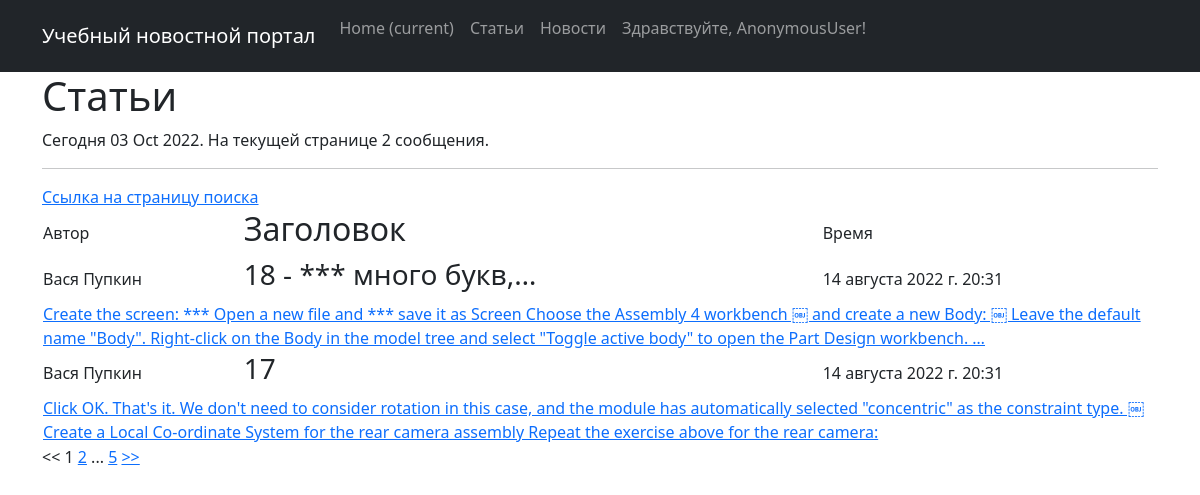
The app's page /articles/ with its own data.
### NewsPortal/models.py (models this page shows, shortened)
class Post(models.Model):
    article = "AR"
    news = "NS"
    POST_TYPE = [(article, 'Статья'), (news, 'Новость')]
    post_author = models.ForeignKey(Author, on_delete=models.PROTECT, verbose_name="Автор")
    type = models.CharField(max_length=2, choices=POST_TYPE, blank=False)#, default=article
    time_of_creation = models.DateTimeField(auto_now_add=True, verbose_name="Время создания")
    category = models.ManyToManyField(Category, through="PostCategory", verbose_name="Категория")
    header = models.CharField(max_length=255, verbose_name="Название")  # TODO,
    text = models.TextField(verbose_name="Текст")  # TODO
    rating = models.IntegerField(default=0, verbose_name="Рейтинг")

class Author(models.Model):
    author_user = models.OneToOneField(User, on_delete=models.CASCADE, primary_key=True)# verbose_name="Автор"
    rating = models.IntegerField(default=0)
    def __str__(self):      # Не забываем добавлять,
        fullname = str(self.author_user.first_name) + ' ' + str(self.author_user.last_name)
        return fullname

### NewsPortal/views.py (the view)
# urls.py: path('', PostList.as_view()),
class PostList(ListView):
    model = Post
    ordering = '-time_of_creation'  # Поле для сортировки объектов, "-blabla" - обратный отсчёт
    template_name = 'posts.html'
    context_object_name = 'posts'  # Имя списка, через который обращаются ко всем объектам в html-шаблоне.
    paginate_by = 2
    def get_queryset(self):
        posttype = self.kwargs['posttype']
        queryset = super().get_queryset().filter(type=posttype)
        self.filterset = NewsFilter(self.request.GET, queryset)
        return self.filterset.qs
    def get_context_data(self, **kwargs):
        context = super().get_context_data(**kwargs)
        context['time_now'] = datetime.utcnow()
        context['path'] = self.request.path
        context['header'] = self.kwargs['header']  # .items()# .values() #
        context['filterset'] = self.filterset
        return context

### NewsPortal/templatetags/custom_filters.py (called while the page is built)
@register.filter()
def censor(value):
   ToBeCensored=('да', 'нет')
   for pattern in ToBeCensored:
      value = re.sub(pattern, '***', value)
   return value

### NewsPortal/templatetags/custom_tags.py (called while the page is built)
@register.simple_tag()
def current_time(format_string='%d %b %Y'):
   return datetime.utcnow().strftime(format_string)

@register.simple_tag(takes_context=True)
def url_replace(context, **kwargs):
   d = context['request'].GET.copy()
   for k, v in kwargs.items():
       d[k] = v
   return d.urlencode()

### templates/posts.html (shortened to what this page needs)
{% extends 'flatpages/default.html' %}
{% load custom_filters %}
{% load custom_tags %}
{% block content %}
    <h1>{{ header }}</h1>
    <p>Сегодня {% current_time '%d %b %Y' %}. На текущей странице {{ posts|length }} сообщения.</p>
    <hr>
{% block search %}
<a href="{{ path }}search/">Ссылка на страницу поиска</a>
{% endblock search %}
    {% if posts %}
        <table>
            <tr><td>Автор</td><td><h2>Заголовок</h2></td><td>Время   </td></tr>
            {% for item in posts %}
                <tr><td>{{item.post_author}}</td>
                    <td><h3>{{item.header|truncatechars:20|censor}}</h3></td>
                    <td>{{item.time_of_creation}}</td></tr>
                <tr><td colspan="3"><a href="{{ path }}{{item.id}}/">{{ item.text|truncatewords:50|censor }}</a></td></tr>
            {% endfor %}
        </table>
    {% else %}
        <h2>Статей нет!</h2>!
    {% endif %}
    {% if page_obj.has_previous %}
        <a href="?{% url_replace page=page_obj.previous_page_number %}">&lt;&lt;</a>
        <a href="?page=1">1</a>
        {% if page_obj.previous_page_number != 1 %}
           ...
           <a href="?{% url_replace page=page_obj.previous_page_number %}">{{ page_obj.previous_page_number }}</a>
        {% endif %}
    {% else %}
        &lt;&lt;
    {% endif %}
    {{ page_obj.number }}
    {% if page_obj.has_next %}
        <a href="?{% url_replace page=page_obj.next_page_number %}">{{ page_obj.next_page_number }}</a>
        {% if paginator.num_pages != page_obj.next_page_number %}
           ...
           <a href="?{% url_replace page=page_obj.paginator.num_pages %}">{{ page_obj.paginator.num_pages }}</a>
        {% endif %}
        <a href="?{% url_replace page=page_obj.next_page_number %}">&gt;&gt;</a>
    {% else %}
        &gt;&gt;
    {% endif %}
{% endblock content %}

### records on screen
Post: post_author "Вася Пупкин", header|censor "18 - *** много букв,…", time_of_creation "14 августа 2022 г. 20:31", text|censor "Create the screen: *** Open a new file and *** save it as Screen Choose the Assembly 4 workbench ￼ and create a new Body: ￼ Leave the default name \"Body\". Right-click on the Body in the model tree and select \"Toggle active body\" to open the Part Design workbench. …"
Post: post_author "Вася Пупкин", header|censor "17", time_of_creation "14 августа 2022 г. 20:31", text|censor "Click OK. That's it. We don't need to consider rotation in this case, and the module has automatically selected \"concentric\" as the constraint type. ￼ Create a Local Co-ordinate System for the rear camera assembly Repeat the exercise above for the rear camera:"

### other values on screen
{{ user }} "AnonymousUser"
{{ header }} "Статьи"
{{ posts|length }} "2"
{{ page_obj.number }} "1"
{{ page_obj.next_page_number }} "2"
{{ page_obj.paginator.num_pages }} "5"
